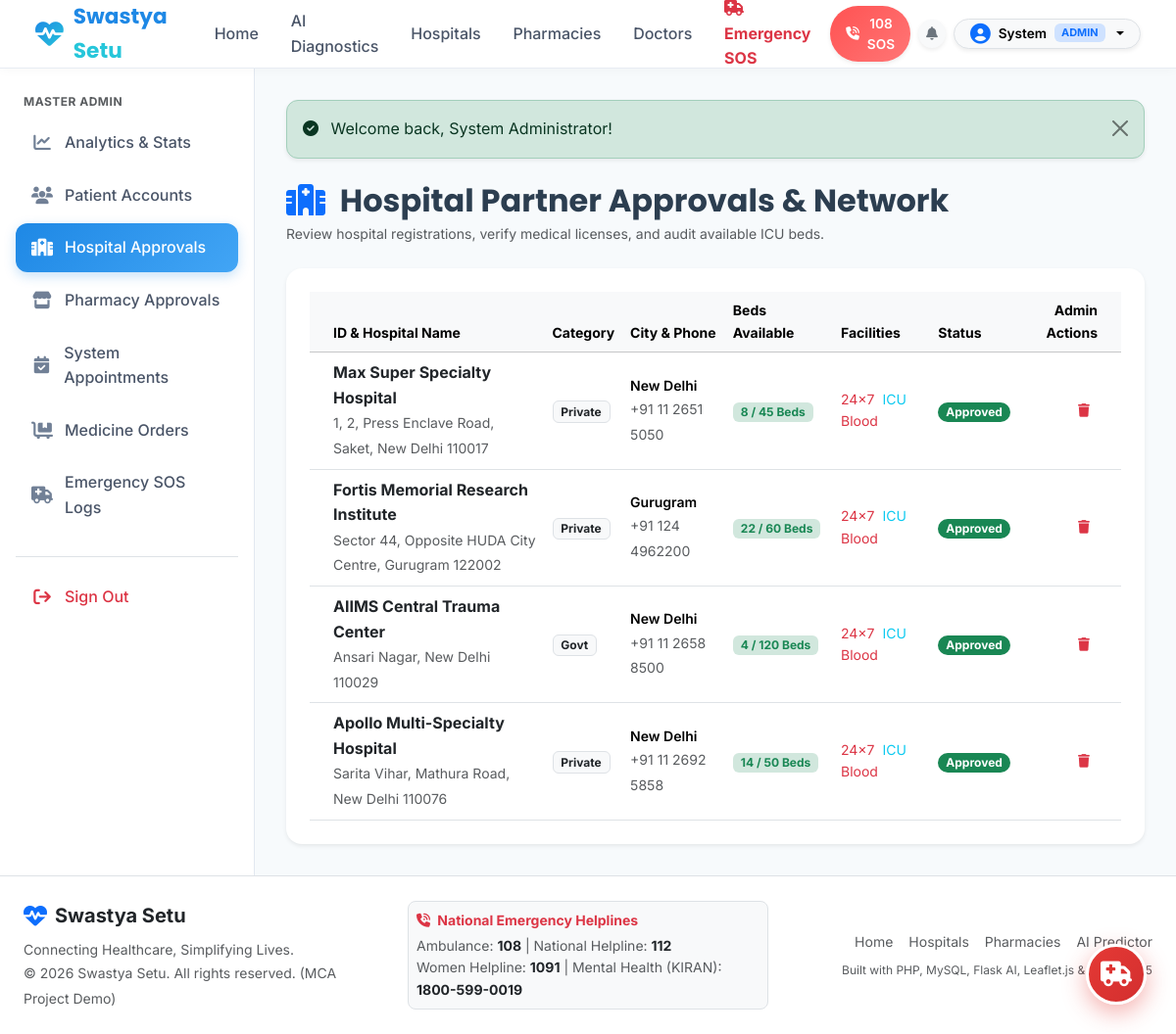
The page /admin/hospitals.php (signed in) on the database its author committed.
### tables this page shows
CREATE TABLE IF NOT EXISTS `hospitals` (
  `id` INT AUTO_INCREMENT PRIMARY KEY,
  `user_id` INT NULL,
  `name` VARCHAR(200) NOT NULL,
  `city` VARCHAR(100) NOT NULL DEFAULT 'New Delhi',
  `address` TEXT NOT NULL,
  `phone` VARCHAR(30) NOT NULL,
  `email` VARCHAR(150) NOT NULL,
  `hospital_type` ENUM('Govt', 'Private') NOT NULL DEFAULT 'Private',
  `emergency_services` TINYINT(1) NOT NULL DEFAULT 1,
  `icu_available` TINYINT(1) NOT NULL DEFAULT 1,
  `blood_bank` TINYINT(1) NOT NULL DEFAULT 1,
  `available_beds` INT NOT NULL DEFAULT 12,
  `total_beds` INT NOT NULL DEFAULT 50,
  `latitude` DECIMAL(10, 7) NOT NULL DEFAULT 28.6139,
  `longitude` DECIMAL(10, 7) NOT NULL DEFAULT 77.2090,
  `status` ENUM('pending', 'approved', 'rejected') NOT NULL DEFAULT 'approved',
  `created_at` TIMESTAMP DEFAULT CURRENT_TIMESTAMP,
  INDEX idx_hosp_city (`city`),
  INDEX idx_hosp_type (`hospital_type`)
);

### admin/hospitals.php (the view, shortened to what this page needs)
<?php
require_once __DIR__ . '/../includes/functions.php';
$db = getDB();
$hospitals = $db->query("SELECT * FROM hospitals ORDER BY id DESC")->fetchAll();
require_once __DIR__ . '/../includes/header.php';
?>
<div class="d-flex">
    <?php require_once __DIR__ . '/../includes/sidebar.php'; ?>
    <div class="content-wrapper">
        <div class="container-fluid p-0">
            <?= displayFlash() ?>
            <div class="d-flex justify-content-between align-items-center mb-4">
                <div>
                    <h2 class="fw-bold mb-1"><i class="fa-solid fa-hospital text-primary me-2"></i> Hospital Partner Approvals & Network</h2>
                    <p class="text-muted small mb-0">Review hospital registrations, verify medical licenses, and audit available ICU beds.</p>
                </div>
            </div>
            <div class="card border-0 shadow-sm rounded-4">
                <div class="card-body p-0">
                    <div class="table-responsive">
                        <table class="table table-hover align-middle mb-0">
                            <thead class="table-light small text-muted">
                                <tr>
                                    <th class="ps-4">ID & Hospital Name</th>
                                    <th>Category</th>
                                    <th>City & Phone</th>
                                    <th>Beds Available</th>
                                    <th>Facilities</th>
                                    <th>Status</th>
                                    <th class="text-end pe-4">Admin Actions</th>
                                </tr>
                            </thead>
                            <tbody>
                                <?php foreach ($hospitals as $h): ?>
                                    <tr>
                                        <td class="ps-4">
                                            <strong class="text-dark d-block"><?= htmlspecialchars($h['name']) ?></strong>
                                            <small class="text-muted"><?= htmlspecialchars($h['address']) ?></small>
                                        </td>
                                        <td><span class="badge bg-light text-dark border"><?= $h['hospital_type'] ?></span></td>
                                        <td>
                                            <div class="small fw-semibold"><?= htmlspecialchars($h['city']) ?></div>
                                            <small class="text-muted"><?= htmlspecialchars($h['phone']) ?></small>
                                        </td>
                                        <td>
                                            <span class="badge bg-success-subtle text-success fw-bold px-2 py-1">
                                                <?= $h['available_beds'] ?> / <?= $h['total_beds'] ?> Beds
                                            </span>
                                        </td>
                                        <td class="small text-muted">
                                            <?= $h['emergency_services'] ? '<span class="text-danger me-1">24x7</span>' : '' ?>
                                            <?= $h['icu_available'] ? '<span class="text-info me-1">ICU</span>' : '' ?>
                                            <?= $h['blood_bank'] ? '<span class="text-danger">Blood</span>' : '' ?>
                                        </td>
                                        <td><?= getStatusBadge($h['status']) ?></td>
                                        <td class="text-end pe-4">
                                            <form method="POST" action="hospitals.php" class="d-inline ms-1" onsubmit="return confirm('Are you sure you want to delete this hospital record?')">
                                                <button type="submit" class="btn btn-sm btn-outline-danger rounded-pill px-2">
                                                    <i class="fa-solid fa-trash"></i>
                                                </button>
                                            </form>
                                        </td>
                                    </tr>
                                <?php endforeach; ?>
                            </tbody>
                        </table>
                    </div>
                </div>
            </div>
        </div>
    </div>
</div>
<?php require_once __DIR__ . '/../includes/footer.php'; ?>

### includes/functions.php (shortened to what this page needs)
<?php
function getFlash(): array {
    $flashes = $_SESSION['flash'] ?? [];
    return $flashes;
}
function displayFlash(): string {
    $flashes = getFlash();
    $html = '<div class="flash-messages-container" style="margin-bottom: 1.5rem;">';
    foreach ($flashes as $f) {
        $alertClass = match($f['type']) {
            'success' => 'alert-success',
            'danger', 'error' => 'alert-danger',
            'warning' => 'alert-warning',
            default => 'alert-info'
        };
        $icon = match($f['type']) {
            'success' => 'fa-circle-check',
            'danger', 'error' => 'fa-circle-exclamation',
            'warning' => 'fa-triangle-exclamation',
            default => 'fa-circle-info'
        };
        $html .= "<div class='alert {$alertClass} alert-dismissible fade show shadow-sm' role='alert' style='border-radius: 12px;'>
            <i class='fa-solid {$icon} me-2'></i> " . htmlspecialchars($f['message']) . "
            <button type='button' class='btn-close' data-bs-dismiss='alert' aria-label='Close'></button>
        </div>";
    }
    $html .= '</div>';
    return $html;
}
function getStatusBadge(string $status): string {
    $statusKey = strtolower(trim($status));
    $classes = [
        'active'          => 'bg-success text-white',
        'approved'        => 'bg-success text-white',
        'confirmed'       => 'bg-success text-white',
        'delivered'       => 'bg-success text-white',
        'completed'       => 'bg-success text-white',
        'pending'         => 'bg-warning text-dark',
        'under_review'    => 'bg-warning text-dark',
        'uploaded'        => 'bg-info text-white',
        'order_confirmed' => 'bg-primary text-white',
        'preparing'       => 'bg-info text-dark',
        'out_for_delivery'=> 'bg-primary text-white',
        'dispatched'      => 'bg-primary text-white',
        'rejected'        => 'bg-danger text-white',
        'cancelled'       => 'bg-secondary text-white',
        'resolved'        => 'bg-success text-white',
    ];
    $cls = $classes[$statusKey] ?? 'bg-secondary text-white';
    $label = ucwords(str_replace('_', ' ', $status));
    return "<span class='badge {$cls} px-2 py-1 rounded-pill'>{$label}</span>";
}

### css/styles.css (style rules this page uses)
:root { --primary: #1E88E5; --primary-dark: #1565C0; --primary-light: #E3F2FD; --secondary: #42A5F5; --accent: #26C6DA; --accent-light: #E0F7FA; --bg: #F7FAFC; --card-bg: #FFFFFF; --text-main: #2C3E50; --text-muted: #7F8C8D; --text-light: #95A5A6; --border-color: #E2E8F0; --danger: #FF5252; --danger-light: #FFEBEE; --success: #2ECC71; --success-light: #E8F8F5; --warning: #F39C12; --warning-light: #FEF9E7; --font-heading: 'Poppins', sans-serif; --font-body: 'Inter', sans-serif; --shadow-sm: 0 2px 8px rgba(30, 136, 229, 0.06); --shadow-md: 0 8px 24px rgba(30, 136, 229, 0.1); --shadow-lg: 0 16px 36px rgba(0, 0, 0, 0.08); --shadow-glass: 0 8px 32px 0 rgba(31, 38, 135, 0.07); --radius-sm: 8px; --radius-md: 14px; --radius-lg: 20px; --radius-full: 9999px; --transition-fast: all 0.2s cubic-bezier(0.4, 0, 0.2, 1); --transition-normal: all 0.3s cubic-bezier(0.4, 0, 0.2, 1); }
* { margin: 0; padding: 0; box-sizing: border-box; }
html { scroll-behavior: smooth; }
body { font-family: var(--font-body); background-color: var(--bg); color: var(--text-main); line-height: 1.6; overflow-x: hidden; }
h1, h2, h3, h4, h5, h6 { font-family: var(--font-heading); font-weight: 600; color: var(--text-main); }
button, input, select, textarea { font-family: inherit; outline: none; }
.btn { display: inline-flex; align-items: center; justify-content: center; gap: 8px; padding: 0.7rem 1.4rem; font-size: 0.95rem; font-weight: 600; border-radius: var(--radius-md); border: none; cursor: pointer; transition: var(--transition-fast); }
.btn-sm { padding: 0.4rem 0.9rem; font-size: 0.85rem; }
.card { background: var(--card-bg); border-radius: var(--radius-lg); padding: 1.5rem; border: 1px solid var(--border-color); box-shadow: var(--shadow-sm); transition: var(--transition-normal); }

### includes/header.php (style rules this page uses)
:root { --primary: #1E88E5; --primary-dark: #1565C0; --secondary: #42A5F5; --accent: #26C6DA; --bg-light: #F7FAFC; }
body { font-family: 'Inter', sans-serif; background-color: var(--bg-light); color: #2C3E50; min-height: 100vh; display: flex; flex-direction: column; }
h1, h2, h3, h4, h5, h6 { font-family: 'Poppins', sans-serif; }
.content-wrapper { flex: 1; padding: 2rem; overflow-y: auto; }

### rows shown on the page
hospitals: name "Max Super Specialty Hospital", address "1, 2, Press Enclave Road, Saket, New Delhi 110017", hospital_type "Private", city "New Delhi", phone "+91 11 2651 5050", available_beds "8", total_beds "45", emergency_services "24x7", icu_available "ICU", blood_bank "Blood", status "Approved"
hospitals: name "Fortis Memorial Research Institute", address "Sector 44, Opposite HUDA City Centre, Gurugram 122002", hospital_type "Private", city "Gurugram", phone "+91 124 4962200", available_beds "22", total_beds "60", emergency_services "24x7", icu_available "ICU", blood_bank "Blood", status "Approved"
hospitals: name "AIIMS Central Trauma Center", address "Ansari Nagar, New Delhi 110029", hospital_type "Govt", city "New Delhi", phone "+91 11 2658 8500", available_beds "4", total_beds "120", emergency_services "24x7", icu_available "ICU", blood_bank "Blood", status "Approved"
hospitals: name "Apollo Multi-Specialty Hospital", address "Sarita Vihar, Mathura Road, New Delhi 110076", hospital_type "Private", city "New Delhi", phone "+91 11 2692 5858", available_beds "14", total_beds "50", emergency_services "24x7", icu_available "ICU", blood_bank "Blood", status "Approved"

### other values the page prints
explode(' ', $user['name'])[0] "System"
$user['role'] "ADMIN"
$f['message'] "Welcome back, System Administrator!"
APP_NAME "Swastya Setu"
APP_TAGLINE "Connecting Healthcare, Simplifying Lives."
